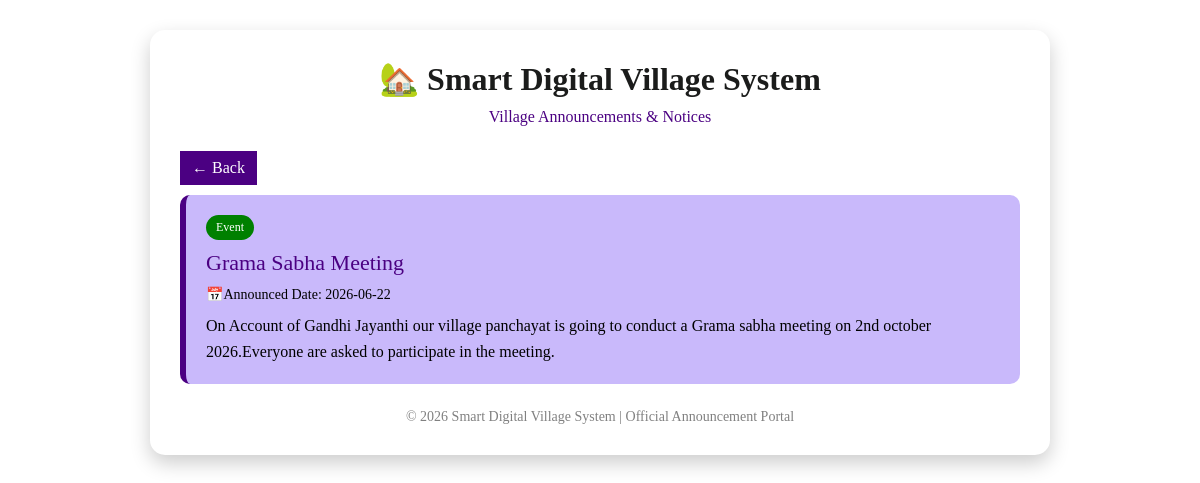
The page /citizen/announcement.php (signed in) on the database its author committed.
### tables this page shows
CREATE TABLE `announcements` (
  `id` varchar(20) NOT NULL,
  `title` varchar(200) NOT NULL,
  `description` text DEFAULT NULL,
  `category` varchar(50) NOT NULL,
  `date` date NOT NULL,
  `status` varchar(20) NOT NULL,
  `event_date` date DEFAULT NULL
);

### citizen/announcement.php (the view, shortened to what this page needs)
<?php
include("../db.php");
$sql = "SELECT * FROM announcements ORDER BY date DESC";
$result = $conn->query($sql);
?>
<!DOCTYPE html>
<html lang="en">
<head>
</head>
<body style=" font-family: 'Playfair Display', serif;">
<div class="container">
    <h1>🏡 Smart Digital Village System</h1>
    <p class="subtitle">Village Announcements & Notices</p>
    <a class="back" href="dashboard.php">← Back</a>
    <br>
    <?php
    if ($result->num_rows > 0) {
        while($row = $result->fetch_assoc()) {
    ?>
    <div class="announcement-card ">
        <span class="notice-tag">
            <?php echo $row['category']; ?>
        </span>
        <div class="announcement-title">
            <?php echo $row['title']; ?>
        </div>
        <div class="announcement-date">
            📅Announced Date: <?php echo $row['date']; ?>
        </div>
        <div class="announcement-content">
            <?php echo $row['description']; ?>
        </div>
    </div>
    <?php
        }
    } else {
        echo "<p style='text-align:center;color:red;'>No announcements found</p>";
    }
    ?>
    <div class="footer">
        © 2026 Smart Digital Village System | Official Announcement Portal
    </div>
</div>
</body>
</html>

### citizen/announcement.php (style rules this page uses)
* { margin:0; padding:0; box-sizing:border-box; }
body { background:linear-gradient(135deg,indigo); padding:30px; }
.container { max-width:900px; margin:auto; background:#fff; border-radius:15px; padding:30px; box-shadow:0 8px 20px rgba(0,0,0,0.2); }
h1 { text-align:center; color:#1b1c1b; margin-bottom:10px; }
.subtitle { text-align:center; color:indigo; margin-bottom:25px; }
.announcement-card { background:#c9b9fb; border-left:6px solid indigo; padding:20px; margin-bottom:20px; border-radius:10px; transition:0.3s; }
.announcement-title { font-size:22px; color:indigo; margin-bottom:10px; }
.announcement-date { color:black; font-size:14px; margin-bottom:10px; }
.announcement-content { color:black; line-height:1.6; }
.notice-tag { display:inline-block; background:green; color:white; padding:5px 10px; border-radius:20px; font-size:12px; margin-bottom:10px; }
.footer { text-align:center; margin-top:25px; color:gray; font-size:14px; }
.back { display:inline-block; margin-bottom:10px; padding:8px 12px; background:indigo; color:white; text-decoration:none; }

### rows shown on the page
announcements: category "Event", title "Grama Sabha Meeting", date "2026-06-22", description "On Account of Gandhi Jayanthi our village panchayat is going to conduct a Grama sabha meeting on 2nd october 2026.Everyone are asked to participate in the meeting."
